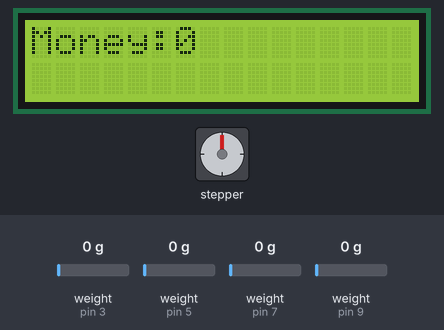
Simulated run of this sketch. Board: Arduino Uno, built with avr-gcc and run on an emulated ATmega328P. Shown: stepper motor, 16×2 character LCD. Wiring (inferred from the names in the program): stepper motor (2048 steps per turn assumed): coils pin 10, pin 11, pin 12, pin 13. The test bench sets the inputs (shaded band); at power-on: weight on the scale (sensors on pin 3, pin 5, pin 7, pin 9) 0 g.

Above: at 0.6 s.
Timing chart, 0 to 122.5 s (numbered marks = the images above):
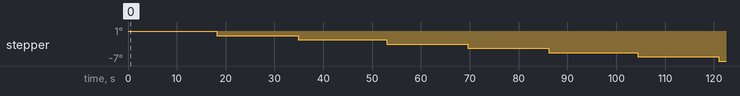

The sketch:

smart_coin_box.ino
```cpp
#include "HX711.h"
#include <Wire.h>
#include <LiquidCrystal_I2C.h>
LiquidCrystal_I2C lcd(0x27, 16, 2);

int Pin1 = 10;
int Pin2 = 11;
int Pin3 = 12;
int Pin4 = 13;
int _step = 0;
boolean dir = true;// false=clockwise, true=counter clockwise
int count = 0;
// HX711.DOUT  - pin #A1
// HX711.PD_SCK - pin #A0

HX711 load1(3, 2);
HX711 load2(5, 4);
HX711 load3(7, 6);
HX711 load4(9, 8);
void setup() {
  lcd.begin();
  pinMode(Pin1, OUTPUT);
  pinMode(Pin2, OUTPUT);
  pinMode(Pin3, OUTPUT);
  pinMode(Pin4, OUTPUT);
  Serial.begin(9600);
}
long val1 = 0;
float cout1 = 0;
int load10Baht() {
  //cout1 = cout1 +1;
  //val1 = ((cout1-1)/cout1)*val1 + (1/cout1) * load1.read();
  val1 = load1.read();
  float a1 = ((val1 - 8396567) / 964.70f) - 0.5;
  int num1 = a1 / 10.2;
  if (num1 <= 0 ) {
    num1 = 0;
  }
  int baht10 = num1 * 10;
  //Serial.println(baht10);
  //Serial.println(a1);
  return baht10;
}

long val2 = 0;
float cout2 = 0;
int load5Baht() {
  //cout2 = cout2 +1;  //val2 = ((cout2-1)/cout2)*val1 + (1/cout2) * load1.read();
  val2 = load2.read();
  float a2 = ((val2 - 8396567) / 964.70f) + 39;
  int num2 = a2 / 11;
  if (num2 <= 0 ) {
    num2 = 0;
  }
  int baht5 = num2 * 5;
  //Serial.println(baht5);
  return baht5;

}
long val3 = 0;
int load2Baht() {

  val3 = load3.read();
  float a3 = ((val3 - 8296567) / 864.70f) + 110.6;
  int num3 = a3 / 9;
  if (num3 <= 0 ) {
    num3 = 0;
  }
  int baht2 = num3 * 2;
  return baht2;

}
long val4 = 0;
int load1Baht() {

  val4 = load4.read();
  float a4 = ((val4 - 8396567) / 964.70f) + 15;
  int num4 = a4 / 4.2;
  if (num4 <= 0 ) {
    num4 = 0;
  }
  int baht1 = num4 ;
  return baht1;
  //Serial.println(baht1);

}

void StepperMotor() {
  switch (_step) {
    case 0:
      digitalWrite(Pin1, LOW);
      digitalWrite(Pin2, LOW);
      digitalWrite(Pin3, LOW);
      digitalWrite(Pin4, HIGH);
      break;
    case 1:
      digitalWrite(Pin1, LOW);
      digitalWrite(Pin2, LOW);
      digitalWrite(Pin3, HIGH);
      digitalWrite(Pin4, HIGH);
      break;
    case 2:
      digitalWrite(Pin1, LOW);
      digitalWrite(Pin2, LOW);
      digitalWrite(Pin3, HIGH);
      digitalWrite(Pin4, LOW);
      break;
    case 3:
      digitalWrite(Pin1, LOW);
      digitalWrite(Pin2, HIGH);
      digitalWrite(Pin3, HIGH);
      digitalWrite(Pin4, LOW);
      break;
    case 4:
      digitalWrite(Pin1, LOW);
      digitalWrite(Pin2, HIGH);
      digitalWrite(Pin3, LOW);
      digitalWrite(Pin4, LOW);
      break;
    case 5:
      digitalWrite(Pin1, HIGH);
      digitalWrite(Pin2, HIGH);
      digitalWrite(Pin3, LOW);
      digitalWrite(Pin4, LOW);
      break;
    case 6:
      digitalWrite(Pin1, HIGH);
      digitalWrite(Pin2, LOW);
      digitalWrite(Pin3, LOW);
      digitalWrite(Pin4, LOW);
      break;
    case 7:
      digitalWrite(Pin1, HIGH);
      digitalWrite(Pin2, LOW);
      digitalWrite(Pin3, LOW);
      digitalWrite(Pin4, HIGH);
      break;
    default:
      digitalWrite(Pin1, LOW);
      digitalWrite(Pin2, LOW);
      digitalWrite(Pin3, LOW);
      digitalWrite(Pin4, LOW);
      break;
  }
  if (dir) {
    _step++;
  } else {
    _step--;
  }
  if (_step > 7) {
    _step = 0;
  }
  if (_step < 0) {
    _step = 7;
  }
  delay(1);
}
void loop() {

  StepperMotor();
  //load2Baht();
  load1Baht();
  int Baht = load10Baht() + load5Baht() + load1Baht() + load2Baht();
  lcd.print("Money:");
  lcd.print(Baht);
  delay(1000);
  lcd.clear();


}
```
